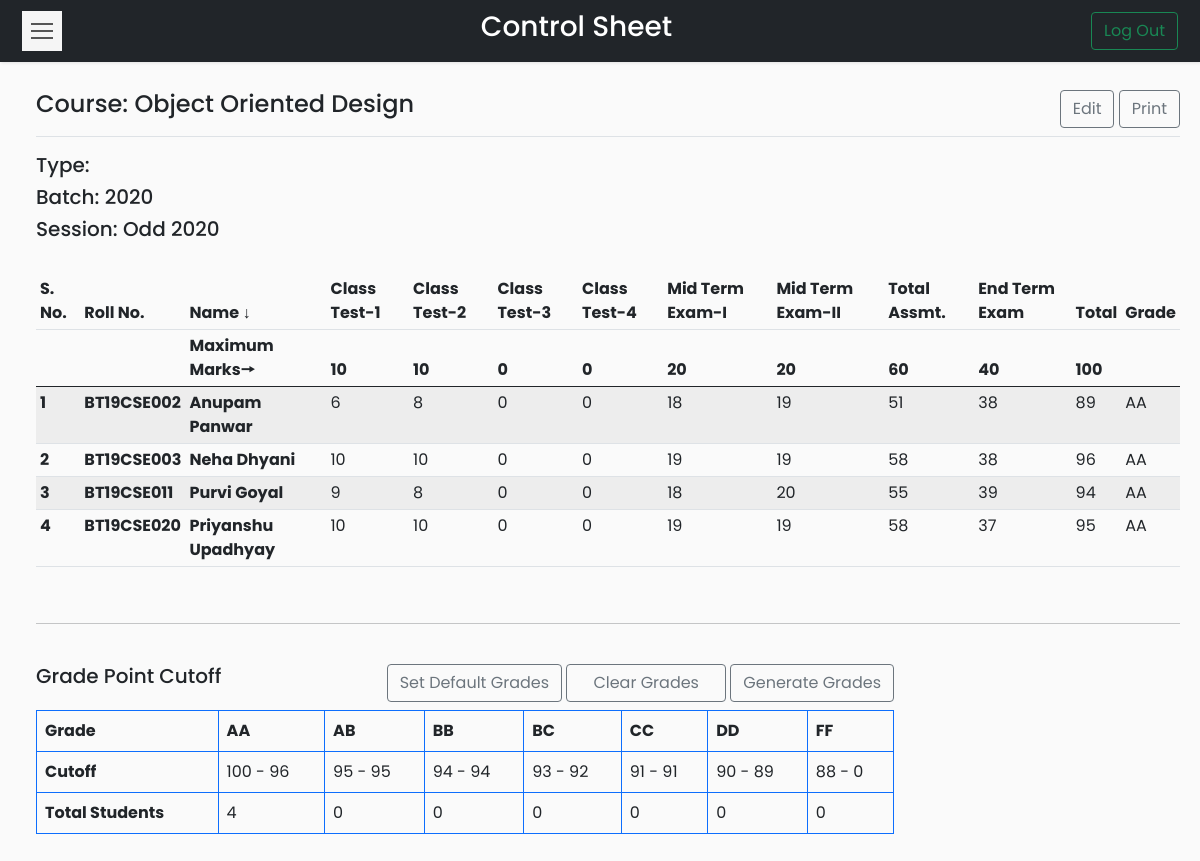
/Codes/coursetable.php?course=CSL-253 (signed in), run on an earlier commit of the app's database.
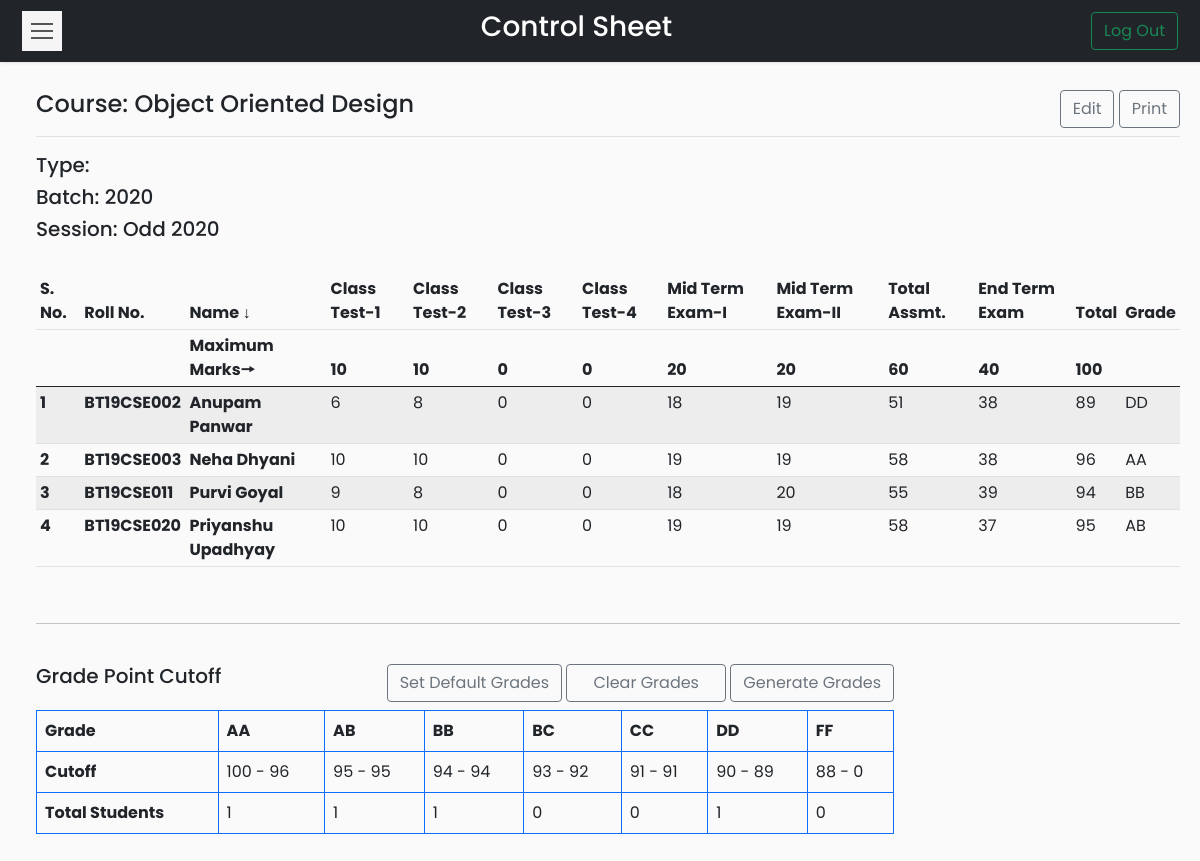
And on a later commit of the database.
### tables this page shows
CREATE TABLE `courses` (
  `id` int(11) NOT NULL,
  `course_name` varchar(50) NOT NULL,
  `course_code` varchar(20) NOT NULL,
  `batch` varchar(20) NOT NULL,
  `semester` varchar(20) NOT NULL,
  `mct1` int(11) NOT NULL,
  `mct2` int(11) NOT NULL,
  `mct3` int(11) NOT NULL,
  `mct4` int(11) NOT NULL,
  `mmt1` int(11) NOT NULL,
  `mmt2` int(11) NOT NULL,
  `mta` int(11) NOT NULL,
  `met` int(11) NOT NULL,
  `mt` int(11) NOT NULL,
  `flag` tinyint(1) DEFAULT 0,
  `type` varchar(5) DEFAULT NULL
);

CREATE TABLE `controlsheet` (
  `course_code` varchar(20) NOT NULL,
  `roll_no` varchar(20) NOT NULL,
  `name` varchar(20) NOT NULL,
  `class_test_1` varchar(8) NOT NULL,
  `class_test_2` varchar(8) NOT NULL,
  `class_test_3` varchar(8) NOT NULL,
  `class_test_4` varchar(8) NOT NULL,
  `mid_term_1` varchar(8) NOT NULL,
  `mid_term_2` varchar(8) NOT NULL,
  `total_assessment` int(11) NOT NULL,
  `end_term` varchar(8) NOT NULL,
  `total_marks` int(11) NOT NULL,
  `grade` varchar(5) DEFAULT NULL
);

CREATE TABLE `gradewindow` (
  `course_code` varchar(20) NOT NULL,
  `grade` varchar(5) NOT NULL,
  `lower_cutoff` float NOT NULL,
  `upper_cutoff` float NOT NULL,
  `no_of_students` int(11) DEFAULT NULL
);

### Codes/coursetable.php (the view, shortened to what this page needs)
<?php
if (isset($_SESSION['id'])) {
?>
    <!DOCTYPE html>
    <html>
    <head>
        <link rel="stylesheet" href="css/bootstrap.min.css">
        <link rel="stylesheet" href="css/custom.css">
        <?php
        require_once __DIR__ . '/connection/connect.php';
        if (isset($_GET['course'])) {
            $cd = $_GET['course'];
        } else {
            header('Location: dashboard.php?error=ERROR OCCURRED');
            exit();
        }
        ?>
    </head>
    <body>
        <nav class="navbar navbar-light bg-dark">
            <div class="container-fluid">
                <button type="button" id="sidebarCollapse" class="navbar-btn">
                    <span></span>
                    <span></span>
                    <span></span>
                </button>
                <span class="text-white h3">Control Sheet</span>
                <form class="d-flex">
                    <a href="logout.php">
                        <button class="btn btn-outline-success" type="button">Log Out</button>
                    </a>
                </form>
            </div>
        </nav>
        <div class="wrapper">
            <div id="content">
                <?php
                $sql = "SELECT course_name, semester, batch,type FROM courses WHERE course_code='$cd'";
                $result = $conn->query($sql);
                $row = $result->fetch_assoc();
                $cn = $row['course_name'];
                ?>
                <main class="col-md-auto ms-sm-3 col-lg-auto px-md-auto" id="printableTable">
                    <div class="d-flex justify-content-between flex-wrap flex-md-nowrap align-items-center pt-2 pb-2 mb-3 border-bottom btn-toolbar mb-3" role="toolbar" aria-label="Toolbar with button groups">
                        <h4 class="h4"><?php echo "Course: " . $cn ?></h4>
                        <div class="d-grid gap-2 d-md-block" role="group" aria-label="First group">
                            <a type="button" class="btn btn-outline-secondary" href=<?php
                                                                                    if ($_SESSION['name'] == 'Admin') {
                                                                                        echo "edit_admin.php?course=" . $cd;
                                                                                    } else {
                                                                                        echo "edit.php?course=" . $cd;
                                                                                    } ?>>Edit</a>
                            <a type="button" class="btn btn-outline-secondary" target="_blank" href="print.php?course=<?php echo $cd ?>">Print</a>
                        </div>
                    </div>
                    <h5>Type: <?php echo $row['type']; ?></h5>
                    <h5>Batch: <?php echo $row['batch']; ?></h5>
                    <h5>Session: <?php echo $row['semester']; ?></h5>
                    <br>
                    <div class="table-responsive">
                        <table class="table table-striped table-sm">
                            <thead>
                                <tr>
                                    <th>S. No.</th>
                                    <th>Roll No.</th>
                                    <th>Name ↓</th>
                                    <th>Class Test-1</th>
                                    <th>Class Test-2</th>
                                    <th>Class Test-3</th>
                                    <th>Class Test-4</th>
                                    <th>Mid Term Exam-I</th>
                                    <th>Mid Term Exam-II</th>
                                    <th>Total Assmt.</th>
                                    <th>End Term Exam</th>
                                    <th>Total</th>
                                    <th>Grade</th>
                                </tr>
                                <tr>
                                    <th></th>
                                    <th></th>
                                    <?php
                                    $sql = "SELECT * FROM courses WHERE course_code='$cd'";
                                    $result = $conn->query($sql);
                                    if ($row = $result->fetch_assoc()) {
                                    ?>
                                        <th>Maximum Marks🠖</th>
                                        <th><?php echo $row['mct1']; ?></th>
                                        <th><?php echo $row['mct2']; ?></th>
                                        <th><?php echo $row['mct3']; ?></th>
                                        <th><?php echo $row['mct4']; ?></th>
                                        <th><?php echo $row['mmt1']; ?></th>
                                        <th><?php echo $row['mmt2']; ?></th>
                                        <th><?php echo $row['mta']; ?></th>
                                        <th><?php echo $row['met']; ?></th>
                                        <th><?php echo $row['mt']; ?></th>
                                        <th></th>
                                    <?php } ?>
                                </tr>
                            </thead>
                            <tbody>
                                <?php
                                $sql = "SELECT * FROM controlsheet WHERE course_code='$cd'";
                                $result = $conn->query($sql);
                                $i = 1;
                                while ($row = $result->fetch_assoc()) { ?>
                                    <tr>
                                        <td><strong><?php echo $i++; ?></strong></td>
                                        <td><strong><?php echo $row['roll_no']; ?></strong></td>
                                        <td><strong><?php echo $row['name']; ?></strong></td>
                                        <td><?php echo $row['class_test_1']; ?></td>
                                        <td><?php echo $row['class_test_2']; ?></td>
                                        <td><?php echo $row['class_test_3']; ?></td>
                                        <td><?php echo $row['class_test_4']; ?></td>
                                        <td><?php echo $row['mid_term_1']; ?></td>
                                        <td><?php echo $row['mid_term_2']; ?></td>
                                        <td><?php echo $row['total_assessment']; ?></td>
                                        <td><?php echo $row['end_term']; ?></td>
                                        <td><?php echo $row['total_marks']; ?></td>
                                        <td><?php echo $row['grade']; ?></td>
                                    </tr>
                                <?php } ?>
                            </tbody>
                        </table>
                    </div>
                    <br>
                    <hr>
                    <br>
                    <div class="table-responsive grade">
                        <?php if ($_SESSION['name'] == 'Admin') { ?>
                            <div class="text-start h5">Grade Point Cutoff</div>
                        <?php } else { ?>
                            <div class="sameline grades">
                                <div class="text-start h5">Grade Point Cutoff</div>
                                <div>
                                    <a class="btn btn-outline-secondary mb-2" href="default.php?course=<?php echo $cd ?>">Set Default Grades</a>
                                    <a class="btn btn-outline-secondary mb-2" style="padding-right: 1.63rem; padding-left:1.63rem" href="clear.php?course=<?php echo $cd ?>">Clear Grades</a>
                                    <a class="btn btn-outline-secondary mb-2" href="generate.php?course=<?php echo $cd ?>">Generate Grades</a>
                                </div>
                            </div>
                        <?php } ?>
                        <table class="table table-bordered border-primary grades">
                            <thead>
                                <tr>
                                    <td><strong>Grade</strong></td>
                                    <?php
                                    $sql = "SELECT grade FROM gradewindow WHERE course_code='$cd' ORDER BY grade";
                                    $result = $conn->query($sql);
                                    while ($row = $result->fetch_assoc()) {
                                    ?>
                                        <td><strong><?php echo $row['grade'];
                                                } ?></strong></td>
                                </tr>
                            </thead>
                            <tbody>
                                <tr>
                                    <td scope="row"><strong>Cutoff</strong></td>
                                    <?php
                                    $sql = "SELECT grade,lower_cutoff,upper_cutoff FROM gradewindow WHERE course_code='$cd' ORDER BY grade";
                                    $result = $conn->query($sql);
                                    while ($row = $result->fetch_assoc()) {
                                    ?>
                                        <td scope="row"><?php echo $row['upper_cutoff']; ?> - <?php echo $row['lower_cutoff']; ?></td>
                                    <?php } ?>
                                </tr>
                                <tr>
                                    <td><strong>Total Students</strong></td>
                                    <?php
                                    $sql = "SELECT grade,no_of_students FROM gradewindow WHERE course_code='$cd' ORDER BY grade";
                                    $result = $conn->query($sql);
                                    while ($row = $result->fetch_assoc()) {
                                    ?>
                                        <td scope="row"><?php echo $row['no_of_students']; ?></td>
                                    <?php } ?>
                                </tr>
                            </tbody>
                        </table>
                    </div>
                </main>
            </div>
        </div>
    <?php
} else {
    header('Location: index.php?error=INVALID REQUEST');
    exit();
}
    ?>
    </body>
    </html>

### Codes/css/custom.css (style rules this page uses)
body { font-family: "Poppins", sans-serif; background: #fafafa; max-height: 100vh !important; overflow-y: scroll; }
a, a:hover, a:focus { color: inherit; text-decoration: none; transition: all 0.3s; }
.navbar { padding: 10px 10px; background: #fff; border: none; border-radius: 5; margin-bottom: 0px; box-shadow: 1px 1px 3px rgba(0, 0, 0, 0.1); }
.navbar-btn { box-shadow: none; outline: none !important; border: none; }
.wrapper { display: flex; width: 100%; align-items: stretch; perspective: 1500px; height: 100%; overflow-y: hidden; }
.grades { width: 75%; }
.sameline { display: flex; justify-content: space-between; }
#content { width: 100%; min-height: 93vh; padding: 20px; transition: all 0.3s; }
#sidebarCollapse { width: 40px; height: 40px; background: #f5f5f5; cursor: pointer; }
#sidebarCollapse span { width: 80%; height: 2px; margin: 0 auto; display: block; background: #555; transition: all 0.8s cubic-bezier(0.81, -0.33, 0.345, 1.375); transition-delay: 0.2s; }
#sidebarCollapse span:first-of-type { transform: rotate(45deg) translate(2px, 2px); }
#sidebarCollapse span:nth-of-type(2) { opacity: 0; }
#sidebarCollapse span:last-of-type { transform: rotate(-45deg) translate(1px, -1px); }
@media (max-width: 10000px) { #sidebarCollapse span:first-of-type, #sidebarCollapse span:nth-of-type(2), #sidebarCollapse span:last-of-type { transform: none; opacity: 1; margin: 5px auto; } }

What changed in the data, as far as the page shows it:
changed controlsheet "BT19CSE002": grade "AA" → "DD"
changed controlsheet "BT19CSE011": grade "AA" → "BB"
changed controlsheet "BT19CSE020": grade "AA" → "AB"
changed gradewindow "AA": no_of_students "4" → "1"
changed gradewindow "AB": no_of_students "0" → "1"
changed gradewindow "BB": no_of_students "0" → "1"
changed gradewindow "DD": no_of_students "0" → "1"
